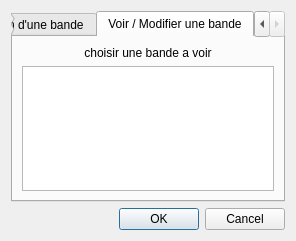
<?xml version="1.0" encoding="UTF-8"?>
<ui version="4.0">
 <class>Dialog_parametre_bande</class>
 <widget class="QDialog" name="Dialog_parametre_bande">
  <property name="geometry">
   <rect>
    <x>0</x>
    <y>0</y>
    <width>296</width>
    <height>241</height>
   </rect>
  </property>
  <property name="minimumSize">
   <size>
    <width>296</width>
    <height>241</height>
   </size>
  </property>
  <property name="windowTitle">
   <string>Dialog</string>
  </property>
  <layout class="QVBoxLayout" name="verticalLayout_3">
   <item>
    <widget class="QTabWidget" name="tabWidget">
     <property name="currentIndex">
      <number>1</number>
     </property>
     <widget class="QWidget" name="tab_creationBande">
      <attribute name="title">
       <string>Création d'une bande</string>
      </attribute>
      <layout class="QVBoxLayout" name="verticalLayout_4">
       <item>
        <widget class="QLabel" name="label">
         <property name="text">
          <string>Creation d'une bande</string>
         </property>
         <property name="alignment">
          <set>Qt::AlignCenter</set>
         </property>
        </widget>
       </item>
       <item>
        <layout class="QHBoxLayout" name="horizontalLayout_2">
         <item>
          <widget class="QLabel" name="label_valeur">
           <property name="text">
            <string>Valeur max de la bande:</string>
           </property>
          </widget>
         </item>
         <item>
          <widget class="QSpinBox" name="spinBox_valeur">
           <property name="maximum">
            <number>1000</number>
           </property>
           <property name="value">
            <number>500</number>
           </property>
          </widget>
         </item>
        </layout>
       </item>
       <item>
        <layout class="QHBoxLayout" name="horizontalLayout">
         <item>
          <widget class="QLabel" name="label_race">
           <property name="text">
            <string>Race de la bande:</string>
           </property>
          </widget>
         </item>
         <item>
          <widget class="QComboBox" name="comboBox_race">
           <item>
            <property name="text">
             <string>Nains</string>
            </property>
           </item>
           <item>
            <property name="text">
             <string>Orques</string>
            </property>
           </item>
          </widget>
         </item>
        </layout>
       </item>
       <item>
        <layout class="QVBoxLayout" name="verticalLayout">
         <item>
          <widget class="QLabel" name="label_nom">
           <property name="layoutDirection">
            <enum>Qt::LeftToRight</enum>
           </property>
           <property name="text">
            <string>Nom de la bande</string>
           </property>
           <property name="alignment">
            <set>Qt::AlignCenter</set>
           </property>
          </widget>
         </item>
         <item>
          <widget class="QLineEdit" name="lineEdit_nom"/>
         </item>
        </layout>
       </item>
      </layout>
      <zorder>label</zorder>
      <zorder></zorder>
      <zorder></zorder>
     </widget>
     <widget class="QWidget" name="tab_lectureBande">
      <attribute name="title">
       <string>Voir / Modifier une bande</string>
      </attribute>
      <layout class="QVBoxLayout" name="verticalLayout_5">
       <item>
        <widget class="QLabel" name="label_choixBande">
         <property name="text">
          <string>choisir une bande a voir</string>
         </property>
         <property name="alignment">
          <set>Qt::AlignCenter</set>
         </property>
        </widget>
       </item>
       <item>
        <widget class="QListView" name="listView_choixBande"/>
       </item>
      </layout>
     </widget>
    </widget>
   </item>
   <item>
    <widget class="QDialogButtonBox" name="buttonBox">
     <property name="orientation">
      <enum>Qt::Horizontal</enum>
     </property>
     <property name="standardButtons">
      <set>QDialogButtonBox::Cancel|QDialogButtonBox::Ok</set>
     </property>
    </widget>
   </item>
  </layout>
 </widget>
 <resources/>
 <connections>
  <connection>
   <sender>buttonBox</sender>
   <signal>accepted()</signal>
   <receiver>Dialog_parametre_bande</receiver>
   <slot>accept()</slot>
   <hints>
    <hint type="sourcelabel">
     <x>248</x>
     <y>254</y>
    </hint>
    <hint type="destinationlabel">
     <x>157</x>
     <y>274</y>
    </hint>
   </hints>
  </connection>
  <connection>
   <sender>buttonBox</sender>
   <signal>rejected()</signal>
   <receiver>Dialog_parametre_bande</receiver>
   <slot>reject()</slot>
   <hints>
    <hint type="sourcelabel">
     <x>316</x>
     <y>260</y>
    </hint>
    <hint type="destinationlabel">
     <x>286</x>
     <y>274</y>
    </hint>
   </hints>
  </connection>
 </connections>
</ui>
